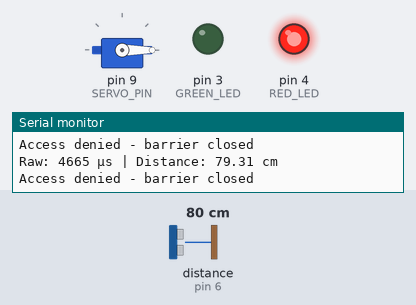
A sketch run on a simulated Arduino Uno, built with avr-gcc and run on an emulated ATmega328P. On the bench: servo, output pins drawn as LEDs (lit = HIGH), the last lines printed to the serial monitor. Wiring (inferred from the names in the program): ultrasonic range finder: trigger pin 8; echo pin 6. The test bench sets the inputs (shaded band); at power-on: distance to the obstacle (sensor on pin 6) 80 cm. The echo pulse lasts 58.3 µs per cm; pins used as bus, display or sensor lines are not drawn.

Above: at 2.2 s.
2.3 s: distance to the obstacle (sensor on pin 6) set to 12 cm
3.8 s: distance to the obstacle (sensor on pin 6) set to 9 cm
At 5.1 s:
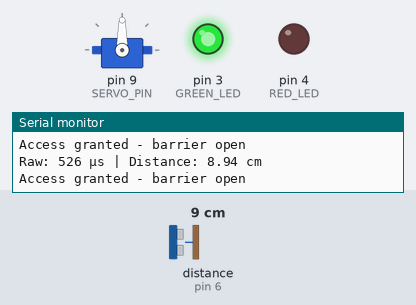
5.4 s: distance to the obstacle (sensor on pin 6) set to 35 cm
At 6.2 s:
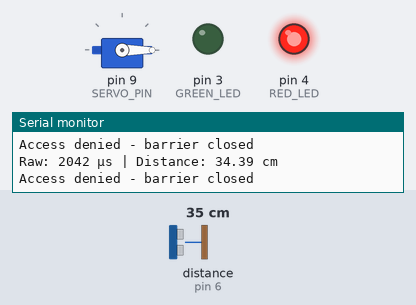
7.0 s: distance to the obstacle (sensor on pin 6) set to 2 cm
At 7.9 s:
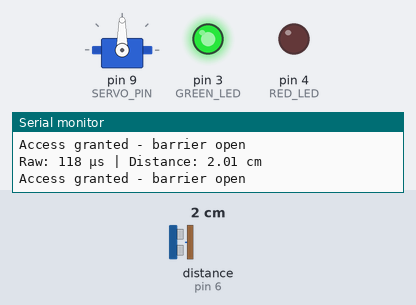
Timing chart, 0 to 9.6 s (numbered marks = the images above; inputs shaded):
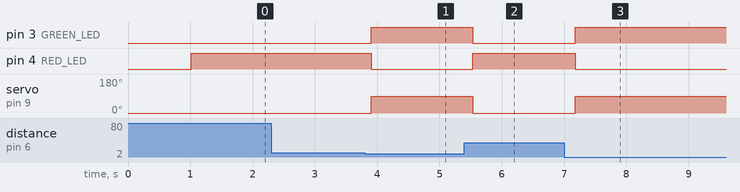

The sketch:

rfid_project.ino
```cpp
#include <Servo.h>

// Pin Definitions
const int TRIGGER_PIN = 8;
const int ECHO_PIN = 6;
const int GREEN_LED = 3;
const int RED_LED = 4;
const int SERVO_PIN = 9;

Servo barrierServo;

void setup() {
  // Initialize serial communication
  Serial.begin(9600);

  // Initialize pins
  pinMode(GREEN_LED, OUTPUT);
  pinMode(RED_LED, OUTPUT);
  pinMode(TRIGGER_PIN, OUTPUT);
  pinMode(ECHO_PIN, INPUT);

  // Initialize servo
  barrierServo.attach(SERVO_PIN);
  barrierServo.write(0);  // Start with barrier closed

  delay(1000); // Initial delay
}

long getDistance() {
  digitalWrite(TRIGGER_PIN, LOW);
  delayMicroseconds(2);
  digitalWrite(TRIGGER_PIN, HIGH);
  delayMicroseconds(10);
  digitalWrite(TRIGGER_PIN, LOW);
  return pulseIn(ECHO_PIN, HIGH);
}

void loop() {
  // Calculate distance in cm (0.0343 cm/μs divided by 2 for round trip)
  float distance = getDistance() * 0.034 / 2;

  // Print raw sensor reading and calculated distance
  Serial.print("Raw: ");
  Serial.print(getDistance());
  Serial.print(" μs | Distance: ");
  Serial.print(distance);
  Serial.println(" cm");

  if (distance <= 10) {
    // Object detected within 50cm
    digitalWrite(GREEN_LED, HIGH);
    digitalWrite(RED_LED, LOW);
    barrierServo.write(90);  // Open barrier
    Serial.println("Access granted - barrier open");
  } else {
    // No object detected
    digitalWrite(GREEN_LED, LOW);
    digitalWrite(RED_LED, HIGH);
    barrierServo.write(0);  // Close barrier
    Serial.println("Access denied - barrier closed");
  }

  delay(200); // Short delay between readings
}
```

Measured:
- the behaviour switches between 11 and 10 cm on distance to the obstacle (sensor on pin 6) (found by bisection; images 0 and 1)
- after the input at 3.8 s, pin 3 (GREEN_LED): LOW → HIGH after 0.11 s; pin 4 (RED_LED): HIGH → LOW after 0.11 s; servo on pin 9 (SERVO_PIN): 0° → 90° after 0.11 s
- after the input at 5.4 s, pin 3 (GREEN_LED): HIGH → LOW after 0.13 s; pin 4 (RED_LED): LOW → HIGH after 0.13 s; servo on pin 9 (SERVO_PIN): 90° → 0° after 0.13 s
- after the input at 7.0 s, pin 3 (GREEN_LED): LOW → HIGH after 0.18 s; pin 4 (RED_LED): HIGH → LOW after 0.18 s; servo on pin 9 (SERVO_PIN): 0° → 90° after 0.18 s
